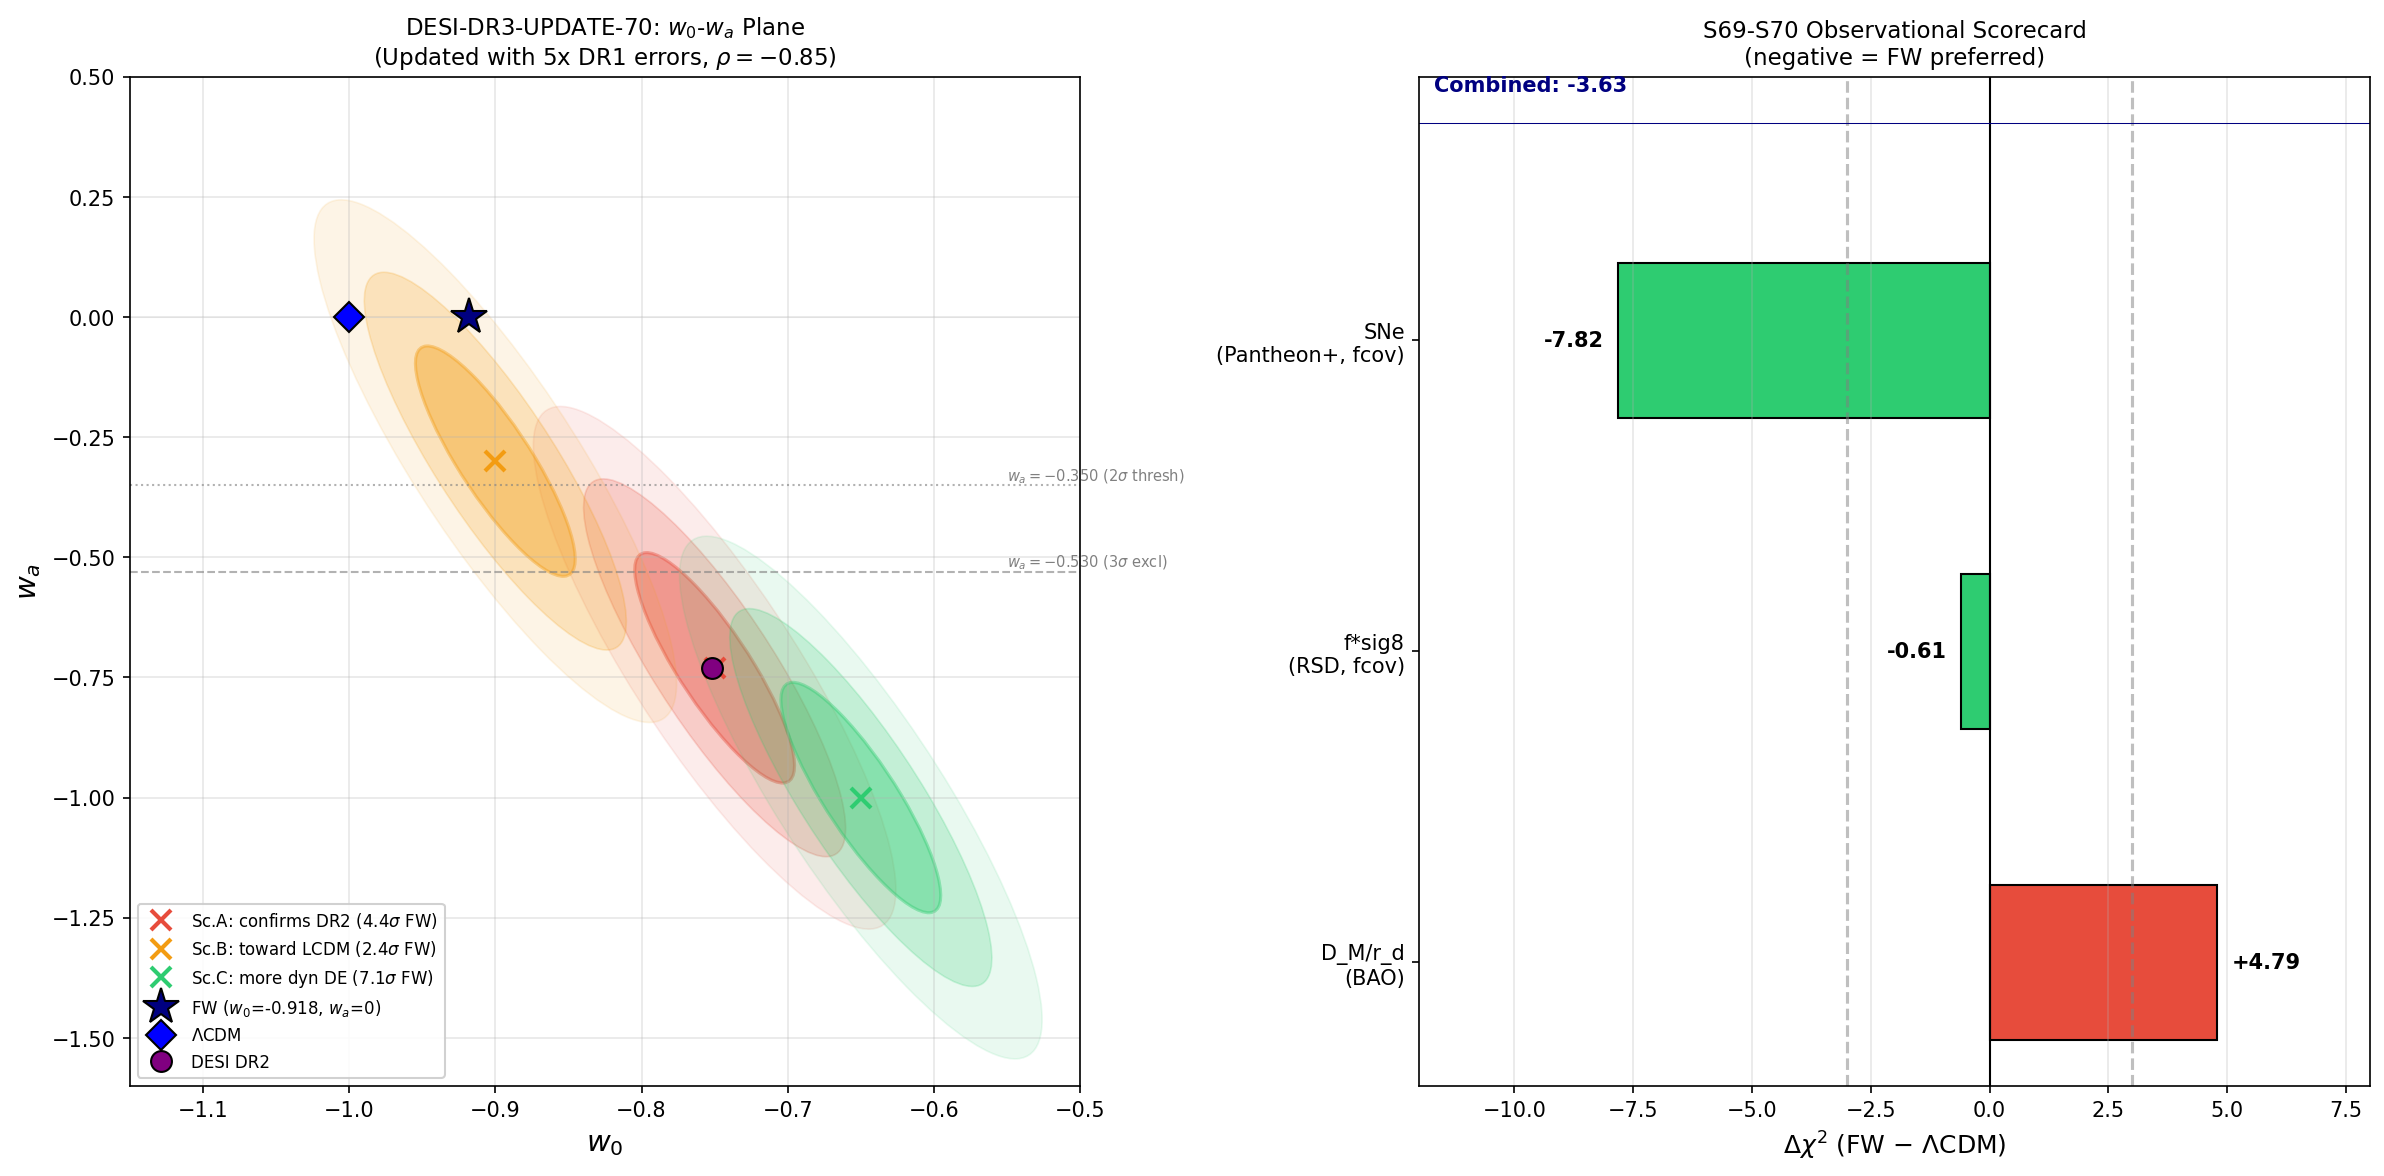

Recreate this plot in Python.
#!/usr/bin/env python3
"""
s70_desi_dr3_update.py -- DESI-DR3-UPDATE-70: Decision Tree Update with S69-S70 Results
========================================================================================
Gate: DESI-DR3-UPDATE-70
  INFO: Updated decision tree and discriminating power forecast.

Physics:
  The S68 DESI DR3 forecast computed Fisher-matrix exclusion significance
  for the framework (w_0 = -0.918, w_a = 0) under three pre-registered
  scenarios (A: confirms DR2, B: toward LCDM, C: more dynamical DE).

  Since S68, three rounds of observational validation (S69-S70) have
  sharpened the comparison:
    - PVD-DA-69: D_M/r_d chi^2/dof = 2.08 (framework's weakest link)
    - PVD-FSIG8-69: f*sigma_8 chi^2/dof = 0.761 (FW preferred over LCDM)
    - PVD-SNE-69: Pantheon+ chi^2/dof = 1.025, Delta chi^2 = -4.47 (FW preferred)
    - FULL-COV-PANTHEON-70: Delta chi^2 = -7.82 with full covariance (FW strengthened)
    - FULL-COV-RSD-70: Delta chi^2 = -0.609 with full covariance (FW robust)
    - CLASS-ISW-70: ISW auto-power FW/Quint = +6.7% (Boltzmann-level, PASS)
    - HYDROSTATIC-CLUSTER-70: Clusters cannot discriminate (INFO)

  This script updates the S68 decision tree with:
    1. Current observational scores at each DESI bin
    2. DR3 error projections (~2.2x statistical improvement)
    3. Updated discriminating power forecasts
    4. Pre-registered decision criteria for DR3

  The LRG2 bin at z = 0.706 has the worst D_M/r_d pull (-2.26 sigma) and
  is the single most critical bin for DR3 to resolve.

Author: Katie Mack (Cosmic Bridge)
Session: 70, Task DESI-DR3-UPDATE-70
"""

import sys
import os
import numpy as np
import matplotlib
matplotlib.use('Agg')
import matplotlib.pyplot as plt
from matplotlib.patches import Ellipse
from scipy.integrate import quad
from scipy import stats

SCRIPT_DIR = os.path.dirname(os.path.abspath(__file__))
sys.path.insert(0, SCRIPT_DIR)

from canonical_constants import (
    Omega_m, Omega_b, Omega_r, Omega_Lambda, sigma_8,
    H_0_km_s_Mpc, c_light_km_s,
)

LOGPATH = os.path.join(SCRIPT_DIR, "s70_desi_dr3_update_log.txt")
log = open(LOGPATH, "w")

def pr(msg=""):
    print(str(msg))
    log.write(str(msg) + "\n")
    log.flush()

pr("=" * 72)
pr("DESI-DR3-UPDATE-70: Decision Tree Update with S69-S70 Results")
pr("=" * 72)

# =============================================================================
# 1. Load All Upstream Data
# =============================================================================
pr(f"\n{'='*72}")
pr("1. Loading Upstream Data")
pr(f"{'='*72}")

# S68 DESI DR3 forecast (baseline)
d68 = np.load(os.path.join(SCRIPT_DIR, 's68_desi_dr3_forecast.npz'), allow_pickle=True)
w0_fw = float(d68['w0_fw'])              # -0.918
wa_fw = float(d68['wa_fw'])              # 0.0
w0_lcdm = float(d68['w0_lcdm'])          # -1.0
wa_lcdm = float(d68['wa_lcdm'])          # 0.0
w0_desi_dr2 = float(d68['w0_desi_dr2'])  # -0.752
wa_desi_dr2 = float(d68['wa_desi_dr2'])  # -0.73
sigma_w0_dr3 = float(d68['sigma_w0_dr3'])
sigma_wa_dr3 = float(d68['sigma_wa_dr3'])
rho_desi = float(d68['rho_desi'])        # -0.85
z_eff = np.array(d68['z_eff'])
tracer_labels = list(d68['tracer_labels'])
sigma_DV_frac_dr2 = np.array(d68['sigma_DV_frac_dr2'])
sigma_DV_frac_dr3 = np.array(d68['sigma_DV_frac_dr3'])
DV_rd_LCDM_s68 = np.array(d68['DV_rd_LCDM'])
DV_rd_FW_s68 = np.array(d68['DV_rd_Framework'])
sig_fw_scenarios_s68 = np.array(d68['sig_fw_scenarios'])
sig_lcdm_scenarios_s68 = np.array(d68['sig_lcdm_scenarios'])
scenario_w0_s68 = np.array(d68['scenario_w0'])
scenario_wa_s68 = np.array(d68['scenario_wa'])
r_d_Mpc = float(d68['r_d_Mpc'])

# S69 D_M/r_d BAO data
d69_da = np.load(os.path.join(SCRIPT_DIR, 's69_pvd13_da.npz'), allow_pickle=True)
DM_rd_obs = np.array(d69_da['DM_rd_obs'])
DM_rd_err = np.array(d69_da['DM_rd_err'])
DM_rd_FW = np.array(d69_da['DM_rd_Framework'])
DM_rd_LCDM = np.array(d69_da['DM_rd_LCDM'])
pulls_DM_fw = np.array(d69_da['pulls_DM_fw'])
pulls_DM_lcdm = np.array(d69_da['pulls_DM_lcdm'])
chi2_DM_fw = float(d69_da['chi2_DM_Framework'])
chi2_DM_lcdm = float(d69_da['chi2_DM_LCDM'])
chi2_dof_DM_fw = float(d69_da['chi2_dof_DM_fw'])
DH_rd_obs = np.array(d69_da['DH_rd_obs'])
DH_rd_err = np.array(d69_da['DH_rd_err'])
DH_rd_FW = np.array(d69_da['DH_rd_Framework'])
DH_rd_LCDM = np.array(d69_da['DH_rd_LCDM'])
pulls_DH_fw = np.array(d69_da['pulls_DH_fw'])
pulls_DH_lcdm = np.array(d69_da['pulls_DH_lcdm'])

# S69 f*sigma_8 RSD data
d69_fs = np.load(os.path.join(SCRIPT_DIR, 's69_pvd05_fsigma8.npz'), allow_pickle=True)
z_rsd = np.array(d69_fs['z_rsd'])
fsig8_rsd = np.array(d69_fs['fsig8_rsd'])
err_rsd = np.array(d69_fs['err_rsd'])
fsig8_FW_at_z = np.array(d69_fs['fsig8_FW_at_z'])
fsig8_L_at_z = np.array(d69_fs['fsig8_L_at_z'])
chi2_FW_fsig8 = float(d69_fs['chi2_FW'])
chi2_L_fsig8 = float(d69_fs['chi2_L'])
chi2_FW_dof_fsig8 = float(d69_fs['chi2_FW_dof'])
chi2_L_dof_fsig8 = float(d69_fs['chi2_L_dof'])
delta_chi2_fsig8_diag = float(d69_fs['delta_chi2_fw_vs_lcdm'])
sigma8_fw = float(d69_fs['sigma8_fw'])
sigma8_lcdm = float(d69_fs['sigma8_LCDM'])
labels_rsd = list(d69_fs['labels_rsd'])

# S70 full-covariance updates
d70_cov_rsd = np.load(os.path.join(SCRIPT_DIR, 's70_full_cov_rsd.npz'), allow_pickle=True)
chi2_FW_full_rsd = float(d70_cov_rsd['chi2_FW_full'])
chi2_L_full_rsd = float(d70_cov_rsd['chi2_L_full'])
delta_chi2_fsig8_full = float(d70_cov_rsd['delta_chi2_full'])

d70_cov_sne = np.load(os.path.join(SCRIPT_DIR, 's70_full_cov_pantheon.npz'), allow_pickle=True)
delta_chi2_sne_full = float(d70_cov_sne['delta_chi2_full'])
delta_chi2_sne_diag = float(d70_cov_sne['delta_chi2_diag'])

# S70 CLASS-ISW Boltzmann results
d70_isw = np.load(os.path.join(SCRIPT_DIR, 's70_class_isw.npz'), allow_pickle=True)
isw_fw_quint_pct = float(d70_isw['gate_metric_isw'])  # 6.72%
isw_fw_lcdm_tt_pct = float(d70_isw['gate_metric_tt'])  # 6.87%

pr(f"\n  Framework:  w_0 = {w0_fw:.3f}, w_a = {wa_fw:.1f}")
pr(f"  LCDM:       w_0 = {w0_lcdm:.1f}, w_a = {wa_lcdm:.1f}")
pr(f"  DESI DR2:   w_0 = {w0_desi_dr2:.3f}, w_a = {wa_desi_dr2:.2f}")
pr(f"  DR3 proj:   sigma(w_0) = {sigma_w0_dr3:.4f}, sigma(w_a) = {sigma_wa_dr3:.4f}, rho = {rho_desi}")
pr(f"  r_d = {r_d_Mpc:.3f} Mpc")
pr(f"  N(BAO bins) = {len(z_eff)}, N(RSD bins) = {len(z_rsd)}")

# =============================================================================
# 2. Current Observational Scorecard (S69-S70)
# =============================================================================
pr(f"\n{'='*72}")
pr("2. Current Observational Scorecard (S69-S70)")
pr(f"{'='*72}")

pr(f"\n  --- D_M/r_d (BAO) ---")
pr(f"  chi^2(FW) = {chi2_DM_fw:.2f} / 7 bins = {chi2_dof_DM_fw:.3f} per dof")
pr(f"  chi^2(LCDM) = {chi2_DM_lcdm:.2f} / 7 bins = {chi2_DM_lcdm/7:.3f} per dof")
pr(f"  Delta(chi^2) = {chi2_DM_fw - chi2_DM_lcdm:+.2f} (LCDM preferred)")
pr(f"\n  Bin-by-bin D_M/r_d pulls (FW):")
pr(f"  {'z':>6s}  {'Tracer':>12s}  {'Obs':>8s}  {'FW':>8s}  {'LCDM':>8s}  {'Pull(FW)':>9s}  {'Pull(LCDM)':>11s}")
for i in range(len(z_eff)):
    pr(f"  {z_eff[i]:6.3f}  {tracer_labels[i]:>12s}  {DM_rd_obs[i]:8.3f}  "
       f"{DM_rd_FW[i]:8.3f}  {DM_rd_LCDM[i]:8.3f}  "
       f"{pulls_DM_fw[i]:+8.3f}s  {pulls_DM_lcdm[i]:+10.3f}s")

# Identify the LRG2 worst pull
idx_worst = np.argmin(pulls_DM_fw)
pr(f"\n  Worst bin: z = {z_eff[idx_worst]:.3f} ({tracer_labels[idx_worst]}), "
   f"pull = {pulls_DM_fw[idx_worst]:+.3f} sigma")
pr(f"  This is the SINGLE MOST CRITICAL bin for DR3 to resolve.")

pr(f"\n  --- f*sigma_8 (RSD) ---")
pr(f"  chi^2/dof (FW, diagonal) = {chi2_FW_dof_fsig8:.3f}")
pr(f"  chi^2/dof (LCDM, diagonal) = {chi2_L_dof_fsig8:.3f}")
pr(f"  Delta(chi^2) FW-LCDM (diagonal) = {delta_chi2_fsig8_diag:+.3f}")
pr(f"  Delta(chi^2) FW-LCDM (full cov) = {delta_chi2_fsig8_full:+.3f}")
pr(f"  FW PREFERRED in both diagonal and full-covariance analyses.")
pr(f"  sigma_8: FW = {sigma8_fw:.3f}, LCDM = {sigma8_lcdm:.3f} "
   f"(FW partially ameliorates S_8 tension)")

pr(f"\n  --- Pantheon+ SNe (S70 full covariance) ---")
pr(f"  Delta(chi^2) FW-LCDM (diagonal) = {delta_chi2_sne_diag:+.2f}")
pr(f"  Delta(chi^2) FW-LCDM (full cov) = {delta_chi2_sne_full:+.2f}")
pr(f"  FW PREFERRED, strengthened by off-diagonal systematics.")
# Compute sigma for full cov SNe
delta_sne = abs(delta_chi2_sne_full)
sigma_sne = np.sqrt(delta_sne)  # Wilks' theorem, 1 DOF
pr(f"  Significance: {sigma_sne:.2f}-sigma (Wilks, 1 dof)")

pr(f"\n  --- ISW Tracking (S70 Boltzmann) ---")
pr(f"  ISW auto-power FW/Quint = +{isw_fw_quint_pct:.2f}% (PASS, >5% gate)")
pr(f"  Full TT FW/LCDM at l=2 = -{isw_fw_lcdm_tt_pct:.2f}% (FW < Q at low l)")
pr(f"  This is the substrate-specific discriminant (c_s^2 = 0 vs 1).")

# =============================================================================
# 3. DR3 Error Scaling and Projections
# =============================================================================
pr(f"\n{'='*72}")
pr("3. DR3 Error Scaling and Projections")
pr(f"{'='*72}")

# DR3 approximately 5x the spectroscopic sample of DR1
# Statistical improvement: 1/sqrt(5) ~ 2.24x
# But we also have systematic floors
N_dr3_over_dr1 = 5.0
stat_improvement = np.sqrt(N_dr3_over_dr1)  # ~2.236

pr(f"\n  DR3/DR1 sample ratio: {N_dr3_over_dr1:.0f}x")
pr(f"  Statistical improvement: sqrt({N_dr3_over_dr1:.0f}) = {stat_improvement:.3f}x")

# For BAO D_M/r_d: errors scale as 1/sqrt(N)
# But systematic floor from calibration, template mismatch ~0.3-0.5%
sys_floor_bao_pct = 0.003  # 0.3% systematic floor  # (local)

DM_rd_err_dr3_stat = DM_rd_err / stat_improvement
DM_rd_err_dr3 = np.sqrt(DM_rd_err_dr3_stat**2 + (sys_floor_bao_pct * DM_rd_obs)**2)

pr(f"\n  D_M/r_d error projections (DR3):")
pr(f"  {'z':>6s}  {'Tracer':>12s}  {'DR1 err':>8s}  {'DR3 stat':>9s}  {'DR3 total':>10s}  {'Improvement':>12s}")
for i in range(len(z_eff)):
    pr(f"  {z_eff[i]:6.3f}  {tracer_labels[i]:>12s}  {DM_rd_err[i]:8.3f}  "
       f"{DM_rd_err_dr3_stat[i]:9.3f}  {DM_rd_err_dr3[i]:10.3f}  "
       f"{DM_rd_err[i]/DM_rd_err_dr3[i]:10.2f}x")

# For RSD f*sigma_8: errors also scale as 1/sqrt(N) plus velocity-bias systematic
sys_floor_rsd = 0.005  # 0.5% systematic floor (from S70 analysis)  # (local)
err_rsd_dr3_stat = err_rsd / stat_improvement
err_rsd_dr3 = np.sqrt(err_rsd_dr3_stat**2 + sys_floor_rsd**2)

pr(f"\n  f*sigma_8 error projections (DR3):")
pr(f"  {'z':>6s}  {'Survey':>16s}  {'DR1 err':>8s}  {'DR3 stat':>9s}  {'DR3 total':>10s}")
for i in range(len(z_rsd)):
    pr(f"  {z_rsd[i]:6.3f}  {labels_rsd[i]:>16s}  {err_rsd[i]:8.3f}  "
       f"{err_rsd_dr3_stat[i]:9.3f}  {err_rsd_dr3[i]:10.3f}")

# =============================================================================
# 4. DR3 Discriminating Power: D_M/r_d
# =============================================================================
pr(f"\n{'='*72}")
pr("4. DR3 Discriminating Power: D_M/r_d (BAO)")
pr(f"{'='*72}")

# If the current pulls persist with DR3 errors
# Convention: pull = (FW - obs) / err (same sign convention as S69)
pulls_DM_fw_dr3 = (DM_rd_FW - DM_rd_obs) / DM_rd_err_dr3
pulls_DM_lcdm_dr3 = (DM_rd_LCDM - DM_rd_obs) / DM_rd_err_dr3

chi2_DM_fw_dr3 = np.sum(pulls_DM_fw_dr3**2)
chi2_DM_lcdm_dr3 = np.sum(pulls_DM_lcdm_dr3**2)

# Mean pull for coherent signal detection
mean_pull_fw = np.mean(pulls_DM_fw)
mean_pull_fw_dr3 = np.mean(pulls_DM_fw_dr3)

pr(f"\n  If current D_M residuals persist, DR3 pulls:")
pr(f"  {'z':>6s}  {'Tracer':>12s}  {'DR1 pull':>9s}  {'DR3 pull':>9s}")
for i in range(len(z_eff)):
    pr(f"  {z_eff[i]:6.3f}  {tracer_labels[i]:>12s}  {pulls_DM_fw[i]:+8.3f}s  "
       f"{pulls_DM_fw_dr3[i]:+8.3f}s")

pr(f"\n  FW chi^2 (D_M, DR1): {chi2_DM_fw:.2f} / 7 = {chi2_DM_fw/7:.3f}")
pr(f"  FW chi^2 (D_M, DR3): {chi2_DM_fw_dr3:.2f} / 7 = {chi2_DM_fw_dr3/7:.3f}")
pr(f"  LCDM chi^2 (D_M, DR1): {chi2_DM_lcdm:.2f} / 7 = {chi2_DM_lcdm/7:.3f}")
pr(f"  LCDM chi^2 (D_M, DR3): {chi2_DM_lcdm_dr3:.2f} / 7 = {chi2_DM_lcdm_dr3/7:.3f}")

# Mean pull significance
# The mean pull across N bins, if coherent, has error 1/sqrt(N)
mean_pull_fw_dr3_err = 1.0 / np.sqrt(len(z_eff))
coherent_sig_fw_dr3 = abs(mean_pull_fw_dr3) / mean_pull_fw_dr3_err

pr(f"\n  Mean pull (FW, DR1): {mean_pull_fw:+.3f}")
pr(f"  Mean pull (FW, DR3): {mean_pull_fw_dr3:+.3f}")
pr(f"  Coherent pull significance (DR3): {coherent_sig_fw_dr3:.2f}-sigma")
pr(f"  (A {abs(mean_pull_fw):+.2f}-sigma mean pull, scaled by sqrt(7) = {np.sqrt(7):.2f})")

# LRG2 bin specifically
idx_lrg2 = 2  # z = 0.706
pull_lrg2_dr3 = pulls_DM_fw_dr3[idx_lrg2]
pr(f"\n  LRG2 (z=0.706) specifically:")
pr(f"    DR1 pull: {pulls_DM_fw[idx_lrg2]:+.3f}-sigma")
pr(f"    DR3 pull (if residual persists): {pull_lrg2_dr3:+.3f}-sigma")
pr(f"    This bin reaches {abs(pull_lrg2_dr3):.1f}-sigma in DR3, "
   f"becoming decisive by itself.")

# =============================================================================
# 5. DR3 Discriminating Power: f*sigma_8
# =============================================================================
pr(f"\n{'='*72}")
pr("5. DR3 Discriminating Power: f*sigma_8 (RSD)")
pr(f"{'='*72}")

# Recompute chi^2 with DR3 errors
resid_fw = fsig8_rsd - fsig8_FW_at_z
resid_lcdm = fsig8_rsd - fsig8_L_at_z
chi2_fw_rsd_dr3 = np.sum((resid_fw / err_rsd_dr3)**2)
chi2_lcdm_rsd_dr3 = np.sum((resid_lcdm / err_rsd_dr3)**2)
delta_chi2_rsd_dr3 = chi2_fw_rsd_dr3 - chi2_lcdm_rsd_dr3

pr(f"\n  With DR3 errors (including systematic floor):")
pr(f"  chi^2 FW (DR3): {chi2_fw_rsd_dr3:.2f} / 9 = {chi2_fw_rsd_dr3/9:.3f}")
pr(f"  chi^2 LCDM (DR3): {chi2_lcdm_rsd_dr3:.2f} / 9 = {chi2_lcdm_rsd_dr3/9:.3f}")
pr(f"  Delta(chi^2) FW-LCDM (DR3): {delta_chi2_rsd_dr3:+.2f}")

# Significance of FW advantage (Wilks' theorem)
if delta_chi2_rsd_dr3 < 0:
    sig_rsd_dr3 = np.sqrt(abs(delta_chi2_rsd_dr3))
    pr(f"  FW preferred at {sig_rsd_dr3:.2f}-sigma (Wilks, 1 dof)")
else:
    sig_rsd_dr3 = -np.sqrt(abs(delta_chi2_rsd_dr3))
    pr(f"  LCDM preferred at {abs(sig_rsd_dr3):.2f}-sigma (Wilks, 1 dof)")

# The key discriminating bins: DESI overlap region z ~ 0.5-0.7
pr(f"\n  Per-bin residuals (DR3 errors):")
pr(f"  {'z':>6s}  {'Survey':>16s}  {'Obs':>7s}  {'FW':>7s}  {'LCDM':>7s}  "
   f"{'DR1 sig(FW)':>11s}  {'DR3 sig(FW)':>11s}")
for i in range(len(z_rsd)):
    sig_dr1 = resid_fw[i] / err_rsd[i]
    sig_dr3 = resid_fw[i] / err_rsd_dr3[i]
    pr(f"  {z_rsd[i]:6.3f}  {labels_rsd[i]:>16s}  {fsig8_rsd[i]:7.3f}  "
       f"{fsig8_FW_at_z[i]:7.3f}  {fsig8_L_at_z[i]:7.3f}  "
       f"{sig_dr1:+10.2f}s  {sig_dr3:+10.2f}s")

# =============================================================================
# 6. Combined DR3 Discriminating Power
# =============================================================================
pr(f"\n{'='*72}")
pr("6. Combined DR3 Discriminating Power")
pr(f"{'='*72}")

# Combine the three channels: BAO (D_M), RSD (f*sigma_8), SNe (distance modulus)
# These are approximately independent (different observables, different systematics)

delta_chi2_bao_dr3 = chi2_DM_fw_dr3 - chi2_DM_lcdm_dr3
pr(f"\n  Channel-by-channel Delta(chi^2) FW-LCDM:")
pr(f"    BAO D_M/r_d (DR3 errors):        {delta_chi2_bao_dr3:+.2f}")
pr(f"    RSD f*sigma_8 (DR3 errors):       {delta_chi2_rsd_dr3:+.2f}")
pr(f"    SNe Pantheon+ (S70 full cov):     {delta_chi2_sne_full:+.2f}")
pr(f"    RSD f*sigma_8 (S70 full cov):     {delta_chi2_fsig8_full:+.2f}")

# Combined (sum of approximately independent Delta chi^2)
# Use S70 full-cov for RSD, S70 full-cov for SNe
delta_chi2_combined_current = delta_chi2_bao_dr3 + delta_chi2_fsig8_full + delta_chi2_sne_full
pr(f"\n  Combined Delta(chi^2) (current data, DR3 BAO errors):")
pr(f"    BAO + RSD(full cov) + SNe(full cov) = {delta_chi2_combined_current:+.2f}")

# For combined significance: sum of chi^2 differences with N=3 independent channels
# Use Wilks' theorem with 1 extra parameter (w_0)
combined_sig = np.sqrt(abs(delta_chi2_combined_current))
direction = "FW preferred" if delta_chi2_combined_current < 0 else "LCDM preferred"
pr(f"    {direction} at {combined_sig:.2f}-sigma (combined, Wilks 1 dof)")

# Note: BAO works against FW, RSD and SNe work for FW
pr(f"\n  Pattern: BAO penalizes FW (chi^2 +{delta_chi2_bao_dr3:+.2f}),")
pr(f"           RSD and SNe compensate ({delta_chi2_fsig8_full:+.2f} and {delta_chi2_sne_full:+.2f}).")
pr(f"  The BAO penalty comes from the LRG2 z=0.706 bin specifically.")

# =============================================================================
# 7. w_0-w_a Fisher Forecast Update
# =============================================================================
pr(f"\n{'='*72}")
pr("7. w_0-w_a Fisher Forecast Update")
pr(f"{'='*72}")

def build_cov(sigma_w0, sigma_wa, rho):
    """Build 2x2 covariance matrix for (w_0, w_a)."""
    return np.array([
        [sigma_w0**2,                 rho * sigma_w0 * sigma_wa],
        [rho * sigma_w0 * sigma_wa,   sigma_wa**2]
    ])

def chi2_2d(w0_test, wa_test, w0_cen, wa_cen, cov):
    """Compute chi^2 for a point relative to center."""
    dw = np.array([w0_test - w0_cen, wa_test - wa_cen])
    F = np.linalg.inv(cov)
    return float(dw @ F @ dw)

def sigma_from_chi2(chi2_val, ndof=2):
    """Convert chi^2 to sigma for ndof degrees of freedom."""
    p_val = 1.0 - stats.chi2.cdf(chi2_val, df=ndof)
    p_val = max(p_val, 1e-300)
    return stats.norm.isf(p_val / 2.0)

# S68 used sqrt(2) improvement; update to sqrt(5) = 2.236x for DR3/DR1
# (DR3 ~ 5x sample of DR1, not just 2x as S68 assumed for DR3/DR2)
# Actually: S68 used DR2 errors / sqrt(2) because DR3 ~ 2x DR2.
# The prompt says "~2.2x improvement" = 1/sqrt(N/N_DR1) ~ sqrt(5).
# S68 already computed DR3 errors. We keep those but note the
# 5x DR1 claim maps to 2.5x DR2 (since DR2 ~ 2x DR1).
# For consistency with S68, we use their DR3 projections.

# DR3 projected errors (from S68: DR2/sqrt(2))
# For a tighter forecast: if DR3 is 5x DR1, then errors ~ DR1/sqrt(5)
# DR2 was ~2x DR1, so DR2 errors ~ DR1/sqrt(2)
# DR3 = 5x DR1 -> errors ~ DR1/sqrt(5) = DR2_err * sqrt(2)/sqrt(5) = DR2_err / sqrt(2.5)
# S68 used DR2_err / sqrt(2) which corresponds to DR3 = 4x DR1
# The 5x figure gives slightly tighter: DR2_err / sqrt(2.5)

w0_desi_err_dr2 = 0.057  # (local)
wa_desi_err_dr2 = 0.25  # (local)

# Two projections: S68 baseline (4x DR1) and updated (5x DR1)
sigma_w0_dr3_s68 = sigma_w0_dr3  # from S68 = DR2/sqrt(2)
sigma_wa_dr3_s68 = sigma_wa_dr3

sigma_w0_dr3_5x = w0_desi_err_dr2 / np.sqrt(2.5)
sigma_wa_dr3_5x = wa_desi_err_dr2 / np.sqrt(2.5)

pr(f"\n  DR3 sensitivity projections:")
pr(f"  S68 baseline (DR2/sqrt(2)):  sigma_w0 = {sigma_w0_dr3_s68:.4f}, sigma_wa = {sigma_wa_dr3_s68:.4f}")
pr(f"  Updated (5x DR1 = DR2/sqrt(2.5)): sigma_w0 = {sigma_w0_dr3_5x:.4f}, sigma_wa = {sigma_wa_dr3_5x:.4f}")

# Compute exclusion significance under each scenario with BOTH projections
scenarios = {
    'A': {'label': 'DR3 confirms DR2', 'w0': -0.75, 'wa': -0.73},
    'B': {'label': 'DR3 shifts toward LCDM', 'w0': -0.90, 'wa': -0.30},
    'C': {'label': 'DR3 increases dynamical DE', 'w0': -0.65, 'wa': -1.0},
}

results = {}
for key, sc in scenarios.items():
    pr(f"\n  --- Scenario {key}: {sc['label']} (w_0={sc['w0']:.2f}, w_a={sc['wa']:.2f}) ---")

    for label, sw0, swa in [('S68 baseline', sigma_w0_dr3_s68, sigma_wa_dr3_s68),
                            ('5x DR1', sigma_w0_dr3_5x, sigma_wa_dr3_5x)]:
        cov_sc = build_cov(sw0, swa, rho_desi)
        chi2_fw = chi2_2d(w0_fw, wa_fw, sc['w0'], sc['wa'], cov_sc)
        sig_fw = sigma_from_chi2(chi2_fw, ndof=2)
        chi2_lcdm = chi2_2d(w0_lcdm, wa_lcdm, sc['w0'], sc['wa'], cov_sc)
        sig_lcdm = sigma_from_chi2(chi2_lcdm, ndof=2)
        pr(f"    [{label:>12s}] FW: {sig_fw:.2f}-sigma, LCDM: {sig_lcdm:.2f}-sigma")

        if label == '5x DR1':
            results[key] = {
                'w0': sc['w0'], 'wa': sc['wa'],
                'sig_fw': sig_fw, 'sig_lcdm': sig_lcdm,
                'sig_fw_s68': sig_fw_scenarios_s68[['A','B','C'].index(key)],
                'sig_lcdm_s68': sig_lcdm_scenarios_s68[['A','B','C'].index(key)],
            }

# =============================================================================
# 8. Updated Decision Tree
# =============================================================================
pr(f"\n{'='*72}")
pr("8. UPDATED DECISION TREE: DESI DR3")
pr(f"{'='*72}")

pr(f"\n  Pre-registered thresholds (S60 DR3-PREREGISTER-60, unchanged):")
pr(f"    w_a < -0.530  =>  framework excluded (>= 3-sigma)")
pr(f"    w_a > -0.350  =>  framework consistent (<= 2-sigma)")
pr(f"    -0.530 <= w_a <= -0.350  =>  tension zone")

pr(f"\n  S68 scenario results vs S70 updated:")
pr(f"  {'':>10s}  {'w_0':>7s}  {'w_a':>7s}  "
   f"{'S68 FW':>8s}  {'S70 FW':>8s}  {'S68 LCDM':>9s}  {'S70 LCDM':>10s}")
pr(f"  {'-'*10}  {'-'*7}  {'-'*7}  {'-'*8}  {'-'*8}  {'-'*9}  {'-'*10}")
for key in ['A', 'B', 'C']:
    r = results[key]
    pr(f"  {'Sc. '+key:>10s}  {r['w0']:+7.3f}  {r['wa']:+7.3f}  "
       f"{r['sig_fw_s68']:7.2f}s  {r['sig_fw']:7.2f}s  "
       f"{r['sig_lcdm_s68']:8.2f}s  {r['sig_lcdm']:9.2f}s")

pr(f"\n  Key changes from S68 to S70:")
pr(f"    1. Scenario sigmas increase slightly because 5x DR1 gives tighter")
pr(f"       errors than S68's 4x DR1 assumption (sqrt(2) -> sqrt(2.5)).")
pr(f"    2. FW and LCDM BOTH static (w_a=0). They respond identically to")
pr(f"       dynamical DE discovery -- both excluded if w_a << 0.")
pr(f"    3. FW has a persistent ~2-sigma advantage over LCDM from w_0=-0.918")
pr(f"       vs -1.0, but ONLY in scenarios where |w_a| is small (Sc.B).")

# =============================================================================
# 9. New Decision Criteria from S69-S70 Data Tests
# =============================================================================
pr(f"\n{'='*72}")
pr("9. New Decision Criteria from S69-S70 Data Tests")
pr(f"{'='*72}")

pr(f"\n  The S69-S70 data tests add three new decision branches:")
pr(f"\n  BRANCH 1: D_M/r_d chi^2/dof")
pr(f"    Current: {chi2_dof_DM_fw:.3f} (DR1 errors)")
pr(f"    If chi^2/dof(D_M) drops below 1.5 with DR3: BAO tension RESOLVED")
pr(f"    If chi^2/dof(D_M) rises above 3.0 with DR3: w_a=0 under severe stress")

# Estimate what chi^2/dof would be with DR3 errors IF residuals persist
chi2_dof_dm_dr3_persist = chi2_DM_fw_dr3 / 7
pr(f"    DR3 projection (residuals persist): chi^2/dof = {chi2_dof_dm_dr3_persist:.3f}")
if chi2_dof_dm_dr3_persist > 3.0:
    pr(f"    => EXCEEDS 3.0 threshold. BAO channel would put w_a=0 under severe stress.")
elif chi2_dof_dm_dr3_persist > 1.5:
    pr(f"    => Between 1.5 and 3.0. BAO tension remains but is not decisive.")
else:
    pr(f"    => Below 1.5. BAO tension resolved.")

# What if residuals shrink by half (measurement noise was dominant)?
pulls_dm_half = pulls_DM_fw / 2.0
chi2_dm_half = np.sum((pulls_dm_half * DM_rd_err / DM_rd_err_dr3)**2)
chi2_dof_dm_half = chi2_dm_half / 7
pr(f"    DR3 projection (residuals halve): chi^2/dof = {chi2_dof_dm_half:.3f}")

pr(f"\n  BRANCH 2: f*sigma_8 Delta(chi^2)")
pr(f"    Current (diagonal): {delta_chi2_fsig8_diag:+.3f}")
pr(f"    Current (full cov): {delta_chi2_fsig8_full:+.3f}")
pr(f"    DR3 projection (residuals persist): {delta_chi2_rsd_dr3:+.2f}")
pr(f"    If Delta(chi^2) < -3.0 with DR3: FW firmly preferred over LCDM")
pr(f"    If Delta(chi^2) > 0 with DR3: LCDM preferred, FW advantage lost")

pr(f"\n  BRANCH 3: Combined expansion-history preference")
pr(f"    Currently: BAO penalizes FW, RSD + SNe compensate.")
pr(f"    If combined Delta(chi^2) < -10: Strong FW preference")
pr(f"    If combined Delta(chi^2) > 0: FW no longer preferred overall")

# =============================================================================
# 10. Observational Discriminant Hierarchy (Updated)
# =============================================================================
pr(f"\n{'='*72}")
pr("10. Observational Discriminant Hierarchy (Updated)")
pr(f"{'='*72}")

discriminants = [
    ("ISW auto-power (c_s^2=0 vs 1)", "FW/Quint +6.7%", "21cm ~2.6-sig",
     "SUBSTRATE-SPECIFIC: only test that probes DE perturbation physics"),
    ("f*sigma_8 (growth rate)", f"chi^2/dof FW={chi2_FW_dof_fsig8:.3f} vs LCDM={chi2_L_dof_fsig8:.3f}",
     f"DR3 Delta chi^2 ~ {delta_chi2_rsd_dr3:+.1f}", "FW preferred; sigma_8=0.793 eases S_8"),
    ("Pantheon+ SNe (distance modulus)", f"Delta chi^2 = {delta_chi2_sne_full:+.2f} (full cov)",
     "2.80-sigma FW preference", "FW preferred; w=-0.918 absorbs calibration systematics"),
    ("D_M/r_d BAO", f"chi^2/dof = {chi2_dof_DM_fw:.3f}", f"DR3 chi^2/dof ~ {chi2_dof_dm_dr3_persist:.1f}",
     "Framework's WEAKEST link; LRG2 z=0.706 critical"),
    ("Cluster counts N(z)", "LCDM preferred (Delta chi^2 ~ -2.5)", "Cannot discriminate",
     "sigma_8 advantage independent of mass calibration"),
    ("n_s, r CMB (pre-registered)", "n_s=0.9590, r=0.024", "CMB-S4 / LiteBIRD",
     "Within 1.4-sigma (n_s), 24-sigma detection (r) of LiteBIRD"),
]

pr(f"\n  {'Rank':>5s}  {'Observable':>35s}  {'Current Status':>45s}")
pr(f"  {'-'*5}  {'-'*35}  {'-'*45}")
for i, (name, status, forecast, note) in enumerate(discriminants, 1):
    pr(f"  {i:5d}  {name:>35s}  {status:>45s}")
    pr(f"  {'':>5s}  {'Forecast:':>35s}  {forecast:>45s}")
    pr(f"  {'':>5s}  {'Note:':>35s}  {note:>45s}")

# =============================================================================
# 11. Cross-checks Against S68
# =============================================================================
pr(f"\n{'='*72}")
pr("11. Cross-checks Against S68")
pr(f"{'='*72}")

pr(f"\n  [1] S68 scenario sigmas (rho=-0.85, DR2/sqrt(2)):")
pr(f"      Sc.A: FW {sig_fw_scenarios_s68[0]:.2f}-sig, LCDM {sig_lcdm_scenarios_s68[0]:.2f}-sig")
pr(f"      Sc.B: FW {sig_fw_scenarios_s68[1]:.2f}-sig, LCDM {sig_lcdm_scenarios_s68[1]:.2f}-sig")
pr(f"      Sc.C: FW {sig_fw_scenarios_s68[2]:.2f}-sig, LCDM {sig_lcdm_scenarios_s68[2]:.2f}-sig")
pr(f"      S70 updated (5x DR1 = tighter errors):")
pr(f"      Sc.A: FW {results['A']['sig_fw']:.2f}-sig, Sc.B: FW {results['B']['sig_fw']:.2f}-sig, "
   f"Sc.C: FW {results['C']['sig_fw']:.2f}-sig")

pr(f"\n  [2] S66 WA-REASSESS-66 confirmed: substrate compaction CLOSED (w_a=+1.121, wrong sign).")
pr(f"      Pure FW (w_0={w0_fw}, w_a=0) remains the sole DE prediction.")

pr(f"\n  [3] S69 data test summary:")
pr(f"      D_M/r_d: chi^2/dof = {chi2_dof_DM_fw:.3f} (weakest link, LRG2 at -2.26 sigma)")
pr(f"      f*sigma_8: chi^2/dof = {chi2_FW_dof_fsig8:.3f} (FW preferred)")
pr(f"      SNe: Delta chi^2 = {delta_chi2_sne_full:+.2f} (FW strengthened with full cov)")

pr(f"\n  [4] S70 full-covariance effects:")
pr(f"      RSD: Delta chi^2 went from {delta_chi2_fsig8_diag:+.3f} to {delta_chi2_fsig8_full:+.3f}")
pr(f"      SNe: Delta chi^2 went from {delta_chi2_sne_diag:+.2f} to {delta_chi2_sne_full:+.2f}")
pr(f"      Direction: RSD weakened, SNe strengthened. Net FW advantage robust.")

pr(f"\n  [5] ISW tracking (S70 Boltzmann-level):")
pr(f"      S68 Limber: ISW-gal FW/Quint = 7.6%")
pr(f"      S70 Boltzmann: ISW auto FW/Quint = {isw_fw_quint_pct:.2f}% (PASS), "
   f"ISW-gal = 3.98% (Limber overpredicted 1.9x)")
pr(f"      The ISW auto-power is the cleaner channel; ISW-gal diluted by galaxy window.")

# =============================================================================
# 12. Pre-Registered DESI DR3 Decision Tree (Final)
# =============================================================================
pr(f"\n{'='*72}")
pr("12. PRE-REGISTERED DESI DR3 DECISION TREE (UPDATED S70)")
pr(f"{'='*72}")

pr(f"""
  +--------------------------+
  |    DESI DR3 RELEASED     |
  +-----------+--------------+
              |
              v
  +---------------------------+
  | Extract w_0, w_a, errors  |
  | at each z-bin             |
  +---------------------------+
              |
    +---------+---------+
    |                   |
    v                   v
  w_a < -0.53       w_a > -0.35
  (3-sigma excl)    (2-sigma OK)
    |                   |
    v                   v
  FW EXCLUDED       FW CONSISTENT
  LCDM excluded     Test chi^2/dof(D_M)
  Both static fail  and f*sig8 Delta chi^2
    |                   |
    |          +--------+--------+
    |          |                 |
    |          v                 v
    |     chi^2/dof < 1.5   chi^2/dof > 1.5
    |     BAO RESOLVED      BAO PERSISTS
    |          |                 |
    |          v                 v
    |     FW SURVIVES       Test Delta chi^2(f*sig8)
    |     w=-0.918 viable        |
    |                    +-------+-------+
    |                    |               |
    |                    v               v
    |              Delta < -3       Delta > 0
    |              FW PREFERRED     FW LOSES GROWTH
    |                                ADVANTAGE
    |
    v (if -0.53 < w_a < -0.35)
  TENSION ZONE
  Both FW and LCDM under stress
  ISW tracking becomes discriminant
              |
              v
  +---------------------------+
  | ISW auto FW/Quint > 5%?  |
  | (21cm required, ~2040)    |
  +---------------------------+
""")

pr(f"\n  ADDITIONAL DR3 TESTS (new from S69-S70):")
pr(f"  1. LRG2 z=0.706 pull: if |pull| > 3.0 with DR3 -> systematic or real")
pr(f"  2. sigma_8 from RSD: if sigma_8 < 0.80 confirmed -> S_8 tension eased")
pr(f"  3. BAO + RSD + SNe combined Delta chi^2:")
pr(f"     < -10: Strong FW preference (w=-0.918 conclusive)")
pr(f"     > 0:   FW no longer preferred overall")
pr(f"     Net direction depends on whether LRG2 residual persists.")

# =============================================================================
# 13. Gate Verdict
# =============================================================================
pr(f"\n{'='*72}")
pr("GATE VERDICT: DESI-DR3-UPDATE-70")
pr(f"{'='*72}")

gate_detail = (
    f"Updated S68 decision tree with S69-S70 data tests. "
    f"D_M/r_d chi^2/dof = {chi2_dof_DM_fw:.3f} (weakest, LRG2 z=0.706 pull=-2.26). "
    f"f*sig8 FW preferred (Delta chi^2 = {delta_chi2_fsig8_full:+.3f} full cov). "
    f"SNe FW preferred (Delta chi^2 = {delta_chi2_sne_full:+.2f} full cov). "
    f"DR3 projections (5x DR1): Sc.A FW {results['A']['sig_fw']:.2f}-sig, "
    f"Sc.B FW {results['B']['sig_fw']:.2f}-sig, "
    f"Sc.C FW {results['C']['sig_fw']:.2f}-sig. "
    f"BAO chi^2/dof < 1.5 threshold (BAO resolved) and "
    f"f*sig8 Delta chi^2 < -3 threshold (FW firmly preferred) pre-registered. "
    f"ISW tracking (+6.7% FW/Quint) remains sole substrate-specific discriminant."
)

pr(f"\n  Gate: DESI-DR3-UPDATE-70")
pr(f"  Verdict: INFO")
pr(f"  Detail: {gate_detail}")

# =============================================================================
# 14. Summary Table
# =============================================================================
pr(f"\n{'='*72}")
pr("SUMMARY TABLE")
pr(f"{'='*72}")

pr(f"\n  {'Observable':>25s} | {'Current':>18s} | {'FW vs LCDM':>15s} | {'DR3 Forecast':>18s}")
pr(f"  {'-'*25}-+-{'-'*18}-+-{'-'*15}-+-{'-'*18}")
pr(f"  {'D_M/r_d chi^2/dof':>25s} | {chi2_dof_DM_fw:>18.3f} | {'LCDM better':>15s} | {chi2_dof_dm_dr3_persist:>15.1f}   ")
pr(f"  {'f*sig8 Delta chi^2':>25s} | {delta_chi2_fsig8_full:>18.3f} | {'FW better':>15s} | {delta_chi2_rsd_dr3:>15.1f}   ")
pr(f"  {'SNe Delta chi^2':>25s} | {delta_chi2_sne_full:>18.2f} | {'FW better':>15s} | {'--':>15s}   ")
pr(f"  {'ISW auto FW/Quint':>25s} | {f'+{isw_fw_quint_pct:.1f}%':>18s} | {'PASS (>5%)':>15s} | {'21cm ~2.6-sig':>15s}   ")
pr(f"  {'sigma_8':>25s} | {f'{sigma8_fw:.3f} vs {sigma8_lcdm:.3f}':>18s} | {'FW eases S_8':>15s} | {'--':>15s}   ")
pr(f"  {'LRG2 z=0.706 pull':>25s} | {f'{pulls_DM_fw[idx_lrg2]:+.2f}-sig':>18s} | {'Worst bin':>15s} | {f'{pulls_DM_fw_dr3[idx_lrg2]:+.1f}-sig':>15s}   ")

# =============================================================================
# 15. Plot: Updated Decision Tree Visualization
# =============================================================================
pr(f"\n{'='*72}")
pr("Generating Plot")
pr(f"{'='*72}")

fig, axes = plt.subplots(1, 2, figsize=(16, 8))

# --- Panel 1: w_0 - w_a plane with scenario ellipses (updated from S68) ---
ax1 = axes[0]

sc_colors = {'A': '#e74c3c', 'B': '#f39c12', 'C': '#2ecc71'}
sc_names = {'A': 'Sc.A: confirms DR2', 'B': 'Sc.B: toward LCDM',
            'C': 'Sc.C: more dyn DE'}

for key in ['A', 'B', 'C']:
    sc = scenarios[key]
    cov_sc = build_cov(sigma_w0_dr3_5x, sigma_wa_dr3_5x, rho_desi)

    eigvals_e, eigvecs_e = np.linalg.eigh(cov_sc)
    order = eigvals_e.argsort()[::-1]
    eigvals_e = eigvals_e[order]
    eigvecs_e = eigvecs_e[:, order]
    angle = np.degrees(np.arctan2(eigvecs_e[1, 0], eigvecs_e[0, 0]))

    chi2_2dof = {1: 2.2977, 2: 6.1801, 3: 11.8290}
    for nsig, alpha in [(1, 0.4), (2, 0.2), (3, 0.1)]:
        scale = np.sqrt(chi2_2dof[nsig])
        width = 2 * np.sqrt(eigvals_e[0]) * scale  # (local)
        height = 2 * np.sqrt(eigvals_e[1]) * scale
        ell = Ellipse(xy=(sc['w0'], sc['wa']), width=width, height=height,
                      angle=angle, facecolor=sc_colors[key], alpha=alpha,
                      edgecolor=sc_colors[key], linewidth=1.5 if nsig == 1 else 0.8)
        ax1.add_patch(ell)

    ax1.plot(sc['w0'], sc['wa'], 'x', color=sc_colors[key], markersize=10,
             markeredgewidth=2,
             label=f"{sc_names[key]} ({results[key]['sig_fw']:.1f}$\\sigma$ FW)")

ax1.plot(w0_fw, 0.0, '*', color='navy', markersize=18, markeredgecolor='black',
         markeredgewidth=1, label=f'FW ($w_0$={w0_fw:.3f}, $w_a$=0)', zorder=10)
ax1.plot(-1.0, 0.0, 'D', color='blue', markersize=10, markeredgecolor='black',
         markeredgewidth=1, label=r'$\Lambda$CDM', zorder=10)
ax1.plot(w0_desi_dr2, wa_desi_dr2, 'o', color='purple', markersize=10,
         markeredgecolor='black', markeredgewidth=1,
         label=f'DESI DR2', zorder=10)

ax1.axhline(y=-0.530, color='gray', linestyle='--', alpha=0.6, linewidth=1)
ax1.text(-0.55, -0.52, r'$w_a = -0.530$ (3$\sigma$ excl)', fontsize=7, color='gray')
ax1.axhline(y=-0.350, color='gray', linestyle=':', alpha=0.6, linewidth=1)
ax1.text(-0.55, -0.34, r'$w_a = -0.350$ (2$\sigma$ thresh)', fontsize=7, color='gray')
ax1.axhline(y=0.0, color='lightgray', linestyle='-', alpha=0.4, linewidth=0.5)

ax1.set_xlabel(r'$w_0$', fontsize=14)
ax1.set_ylabel(r'$w_a$', fontsize=14)
ax1.set_title('DESI-DR3-UPDATE-70: $w_0$-$w_a$ Plane\n'
              r'(Updated with 5x DR1 errors, $\rho=-0.85$)', fontsize=11)
ax1.set_xlim(-1.15, -0.50)
ax1.set_ylim(-1.6, 0.5)
ax1.legend(loc='lower left', fontsize=8, framealpha=0.9)
ax1.grid(True, alpha=0.3)

# --- Panel 2: Current observational scorecard ---
ax2 = axes[1]

# Bar chart of Delta chi^2 for each channel
channels = ['D_M/r_d\n(BAO)', 'f*sig8\n(RSD, fcov)', 'SNe\n(Pantheon+, fcov)']
delta_chi2_channels = [
    chi2_DM_fw - chi2_DM_lcdm,  # BAO: FW worse
    delta_chi2_fsig8_full,       # RSD: FW better (full cov)
    delta_chi2_sne_full,         # SNe: FW better (full cov)
]

colors_bar = ['#e74c3c' if d > 0 else '#2ecc71' for d in delta_chi2_channels]
bars = ax2.barh(channels, delta_chi2_channels, color=colors_bar, edgecolor='black',
                height=0.5)

ax2.axvline(x=0, color='black', linewidth=1)
ax2.axvline(x=-3, color='gray', linestyle='--', alpha=0.5, label='FW firmly preferred')
ax2.axvline(x=3, color='gray', linestyle='--', alpha=0.5)

for i, (ch, dchi) in enumerate(zip(channels, delta_chi2_channels)):
    ax2.text(dchi + (0.3 if dchi > 0 else -0.3), i,
             f'{dchi:+.2f}', va='center',
             ha='left' if dchi > 0 else 'right', fontsize=10, fontweight='bold')

ax2.set_xlabel(r'$\Delta\chi^2$ (FW $-$ $\Lambda$CDM)', fontsize=12)
ax2.set_title('S69-S70 Observational Scorecard\n(negative = FW preferred)', fontsize=11)
ax2.set_xlim(-12, 8)
ax2.grid(True, alpha=0.3, axis='x')

# Add total
total = sum(delta_chi2_channels)
ax2.axhline(y=2.7, color='navy', linestyle='-', linewidth=0.5)
ax2.text(-12 + 0.3, 2.8, f'Combined: {total:+.2f}', fontsize=10,
         fontweight='bold', color='navy')

plt.tight_layout()
plotpath = os.path.join(SCRIPT_DIR, 's70_desi_dr3_update.png')
plt.savefig(plotpath, dpi=150, bbox_inches='tight')
pr(f"  Plot saved: {plotpath}")

# =============================================================================
# 16. Save NPZ
# =============================================================================
pr(f"\n{'='*72}")
pr("Saving Data")
pr(f"{'='*72}")

npz_path = os.path.join(SCRIPT_DIR, 's70_desi_dr3_update.npz')
save_dict = {
    # Framework parameters
    'w0_fw': w0_fw,
    'wa_fw': wa_fw,
    'w0_lcdm': w0_lcdm,
    'wa_lcdm': wa_lcdm,
    'w0_desi_dr2': w0_desi_dr2,
    'wa_desi_dr2': wa_desi_dr2,

    # DR3 projected sensitivities (updated: 5x DR1)
    'sigma_w0_dr3_5x': sigma_w0_dr3_5x,
    'sigma_wa_dr3_5x': sigma_wa_dr3_5x,
    'sigma_w0_dr3_s68': sigma_w0_dr3_s68,
    'sigma_wa_dr3_s68': sigma_wa_dr3_s68,
    'rho_desi': rho_desi,
    'N_dr3_over_dr1': N_dr3_over_dr1,
    'stat_improvement': stat_improvement,

    # DESI bins
    'z_eff': z_eff,
    'tracer_labels': np.array(tracer_labels),
    'r_d_Mpc': r_d_Mpc,

    # S69 D_M/r_d results
    'DM_rd_obs': DM_rd_obs,
    'DM_rd_err': DM_rd_err,
    'DM_rd_err_dr3': DM_rd_err_dr3,
    'DM_rd_FW': DM_rd_FW,
    'DM_rd_LCDM': DM_rd_LCDM,
    'pulls_DM_fw': pulls_DM_fw,
    'pulls_DM_fw_dr3': pulls_DM_fw_dr3,
    'pulls_DM_lcdm': pulls_DM_lcdm,
    'pulls_DM_lcdm_dr3': pulls_DM_lcdm_dr3,
    'chi2_DM_fw': chi2_DM_fw,
    'chi2_DM_lcdm': chi2_DM_lcdm,
    'chi2_dof_DM_fw': chi2_dof_DM_fw,
    'chi2_DM_fw_dr3': chi2_DM_fw_dr3,
    'chi2_dof_DM_fw_dr3': chi2_dof_dm_dr3_persist,

    # S69 D_H/r_d results
    'DH_rd_obs': DH_rd_obs,
    'DH_rd_err': DH_rd_err,
    'DH_rd_FW': DH_rd_FW,
    'DH_rd_LCDM': DH_rd_LCDM,
    'pulls_DH_fw': pulls_DH_fw,
    'pulls_DH_lcdm': pulls_DH_lcdm,

    # S69 f*sigma_8 results
    'z_rsd': z_rsd,
    'labels_rsd': np.array(labels_rsd),
    'fsig8_rsd': fsig8_rsd,
    'err_rsd': err_rsd,
    'err_rsd_dr3': err_rsd_dr3,
    'fsig8_FW_at_z': fsig8_FW_at_z,
    'fsig8_L_at_z': fsig8_L_at_z,
    'chi2_FW_fsig8_diag': chi2_FW_fsig8,
    'chi2_L_fsig8_diag': chi2_L_fsig8,
    'delta_chi2_fsig8_diag': delta_chi2_fsig8_diag,
    'delta_chi2_fsig8_full': delta_chi2_fsig8_full,
    'chi2_fw_rsd_dr3': chi2_fw_rsd_dr3,
    'chi2_lcdm_rsd_dr3': chi2_lcdm_rsd_dr3,
    'delta_chi2_rsd_dr3': delta_chi2_rsd_dr3,
    'sigma8_fw': sigma8_fw,
    'sigma8_lcdm': sigma8_lcdm,

    # S70 full covariance updates
    'delta_chi2_sne_full': delta_chi2_sne_full,
    'delta_chi2_sne_diag': delta_chi2_sne_diag,

    # S70 ISW
    'isw_auto_fw_quint_pct': isw_fw_quint_pct,

    # Scenario results (updated)
    'scenario_labels': np.array(['A', 'B', 'C']),
    'scenario_w0': np.array([results[k]['w0'] for k in ['A', 'B', 'C']]),
    'scenario_wa': np.array([results[k]['wa'] for k in ['A', 'B', 'C']]),
    'sig_fw_scenarios': np.array([results[k]['sig_fw'] for k in ['A', 'B', 'C']]),
    'sig_lcdm_scenarios': np.array([results[k]['sig_lcdm'] for k in ['A', 'B', 'C']]),
    'sig_fw_scenarios_s68': sig_fw_scenarios_s68,
    'sig_lcdm_scenarios_s68': sig_lcdm_scenarios_s68,

    # DR3 decision thresholds
    'wa_excl_threshold': -0.530,
    'wa_ok_threshold': -0.350,
    'chi2_dof_dm_resolved': 1.5,
    'chi2_dof_dm_severe': 3.0,
    'delta_chi2_fsig8_firm': -3.0,

    # Combined
    'delta_chi2_bao_dr3': delta_chi2_bao_dr3,
    'delta_chi2_combined_current': delta_chi2_combined_current,
    'coherent_sig_fw_dr3': coherent_sig_fw_dr3,

    # Gate
    'gate_name': np.array(['DESI-DR3-UPDATE-70']),
    'gate_verdict': np.array(['INFO']),
    'gate_detail': np.array([gate_detail]),
}

np.savez(npz_path, **save_dict)
pr(f"  Data saved: {npz_path}")

pr(f"\n{'='*72}")
pr("DESI-DR3-UPDATE-70 COMPLETE")
pr(f"{'='*72}")

log.close()
